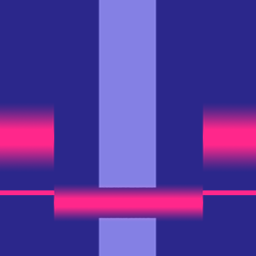
#> input picture data/car.png, 256 x 256 px
$ python convtrack.py car.png   (Python 2 division)
#> lines starting #> are read from the running program, lines starting #| are printed output that depends on the picture
#!/usr/bin/python
# -*- coding: iso-8859-1 -*-

import zlib
import Image
import ImageChops
import struct
import sys

offset = (80, 150)

if not len(sys.argv)>1:
	print "Rata puuttuu, hölö!"
	sys.exit(1)

i = Image.open(sys.argv[1])
#> i is the input picture: PIL image 256x256 RGB; mean R, G, B 86.9, 56.5, 156.5
o = open(sys.argv[1].replace(".png",".trk"),"wb")

i = ImageChops.offset(i, offset[0], offset[1])
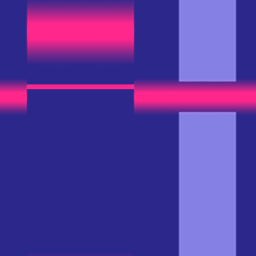
#> i: PIL image 256x256 RGB; mean R, G, B 86.9, 56.5, 156.5

"""
last = None
runlen = 0
bytes = 0
compressed = ""
for y in range(0,i.size[1]):
    for x in range(0,i.size[0]):
        p = i.getpixel((x,y))
        if p == last and runlen<255:
            runlen += 1
        else:
            if runlen:
                compressed += chr(p | 0x80) + chr(runlen)
            else:
                compressed += chr(p)
            last = p
            runlen = 0

print dir(i)

print len(compressed)
print len(zlib.compress(compressed, 9))
print len(zlib.compress(i.tostring(), 9))
"""

uncompressed = i.tostring()
compressed = zlib.compress(uncompressed, 9)
o.write(struct.pack('HH', i.size[0], i.size[1]))
o.write(compressed)
o.close()

print "%dx%d image, compressed from %d to %d bytes." % (i.size[0], i.size[1], len(uncompressed), len(compressed))
#| 256x256 image, compressed from 196608 to 5347 bytes.
